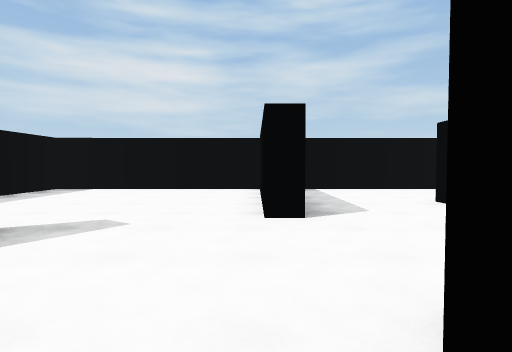
[1] (above)

14 first-person views from a walk through a Unity game level. The camera is 1.3 m above the floor, tilts 2° down and sees 80° across. The floor is counted in squares, 2 m on a side. Each view is taken from the middle of a square. On the plan, view 1 faces up. The plan holds only what a view shows up to about 10 squares ahead; the rest is blank. The place goes on beyond the plan.

[2]
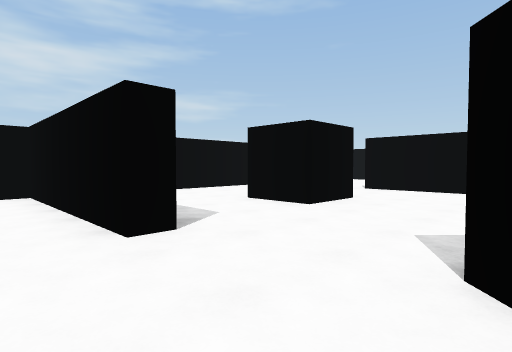

[3]
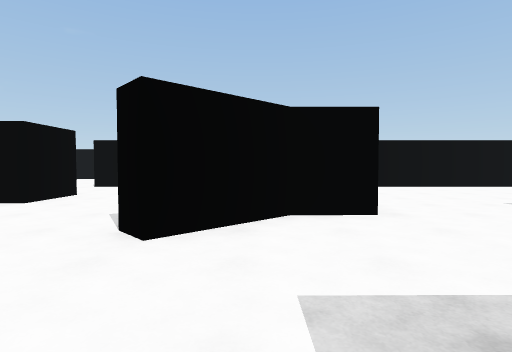

[4]
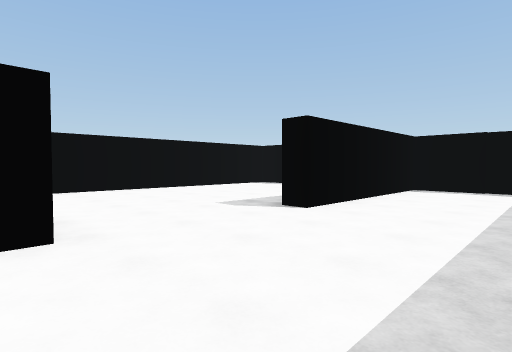

[5]
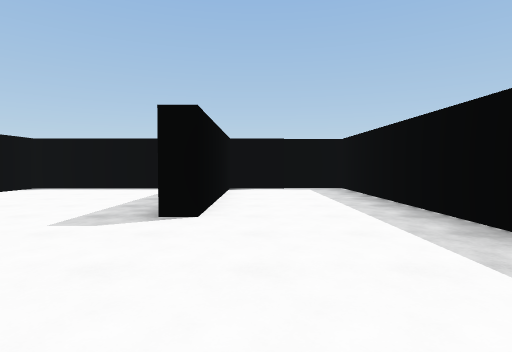

[6]
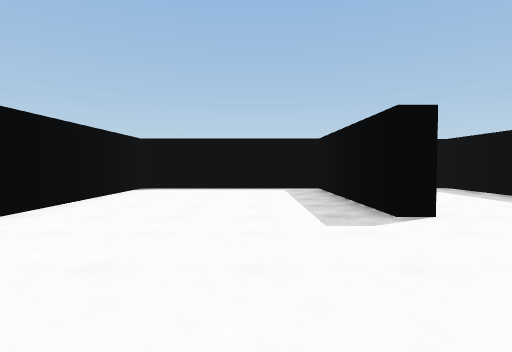

[7]
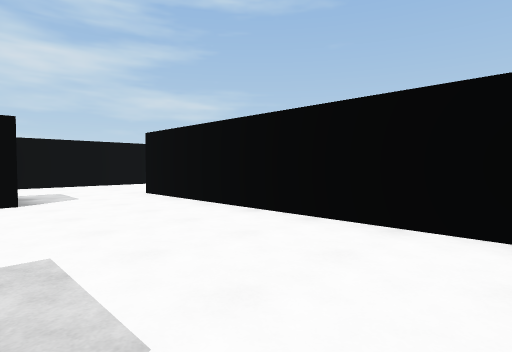

[8]
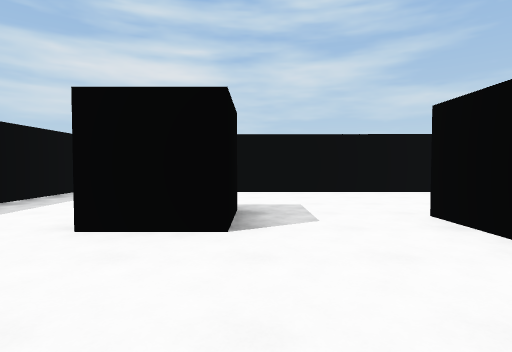

[9]
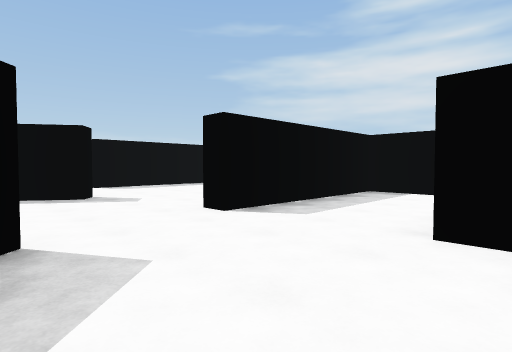

[10]
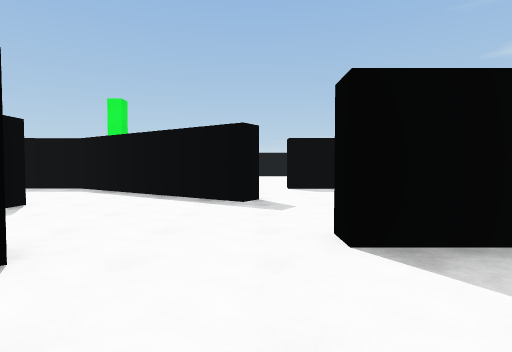

[11]
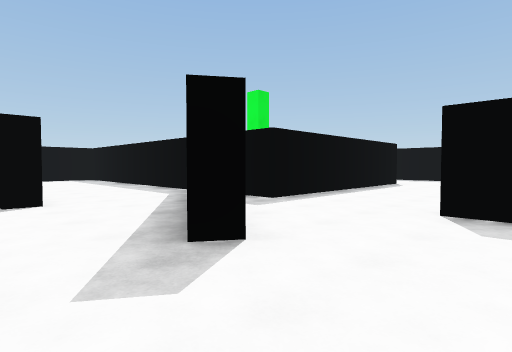

[12]
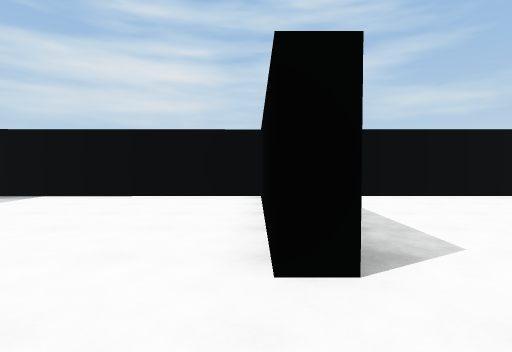

[13]
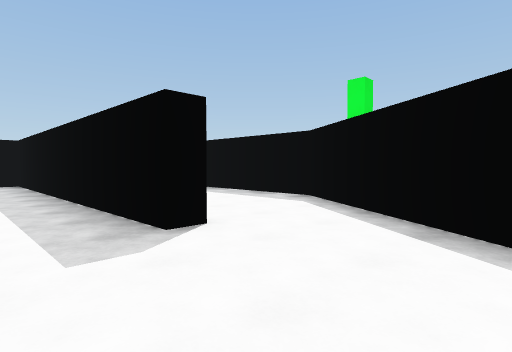

[14]
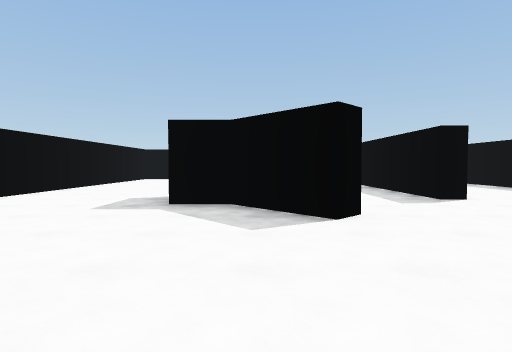

### Floor plan
Key: @ floor where view 1 was taken; # wall or solid block; . floor.
Columns run from 11 left of view 1 to 8 right of it. Each row starts with its distance up from view 1.
  9      ###############
  8      #.....#........
  7      #.....#........
  6      #.....#........
  5      #.....#...#...#
  4     .#.....#...#...#
  3  .......#..........#
  2 ........#..........
  1 ######.##...# .....
  0      ###...@.  ....
 -1      ##..#...# ....#
 -2      #...#.........#
 -3      #...#.........#
 -4      #...#.........#
 -5      #...#...#.....#
 -6      # ..#...#.....#
 -7         .#...#.....#
 -8          #...#.....#
 -9          #...#.....#
-10          ###########

Positions as (right, up) in squares from view 1, and headings:
1: (0, 0), facing up
2: (-1, 1), facing up-right
3: (-2, 0), facing right
4: (-1, -1), facing down-right
5: (1, -1), facing down
6: (4, -1), facing down
7: (4, -2), facing up-right
8: (5, 1), facing up
9: (4, 1), facing up-left
10: (3, 3), facing left
11: (-1, 5), facing down-left
12: (0, 2), facing up
13: (0, 2), facing down-left
14: (2, 5), facing down
